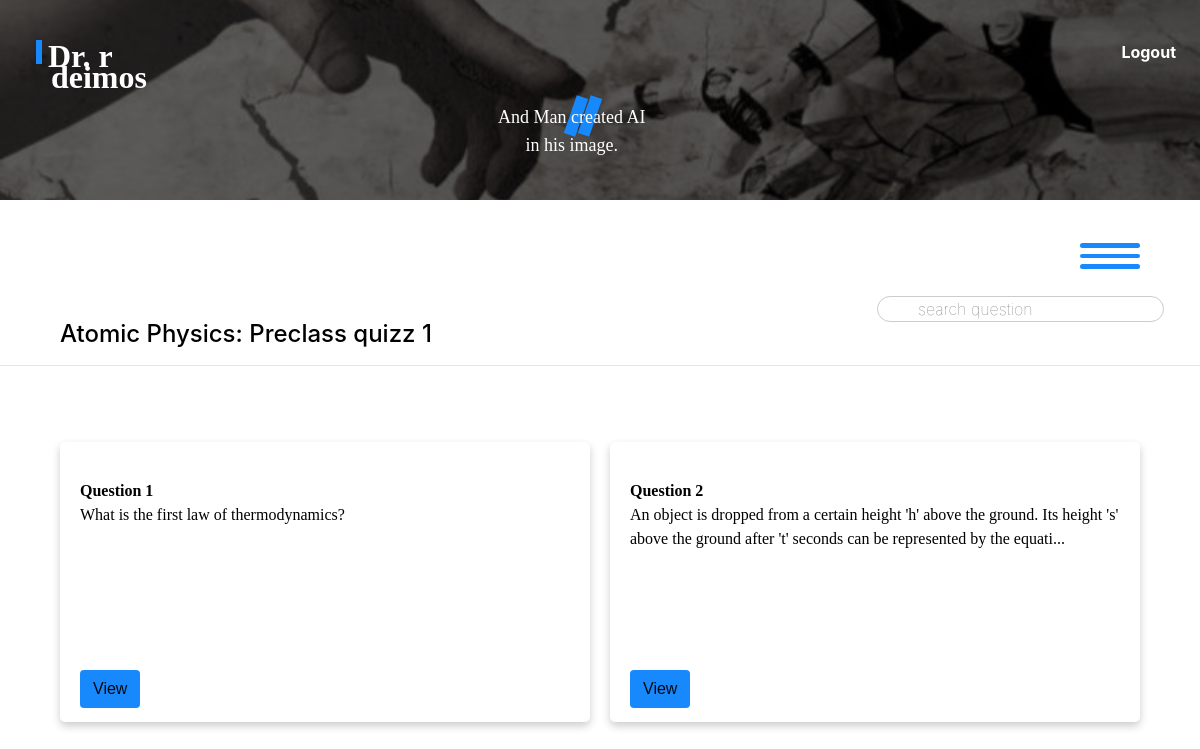
The page /deimos/courses/17/assignments/9 (signed in) on the database its author committed.
### phobos/models.py (models this page shows, shortened)
class Assignment(models.Model):
    name = models.CharField(max_length=30)
    course = models.ForeignKey(Course, on_delete=models.CASCADE, related_name="assignments")
    timestamp = models.DateTimeField(auto_now_add=True)
    due_date = models.DateTimeField(blank=True, null=True)
    assigned_date = models.DateTimeField(blank=True, null=True)
    difficulty_level = models.CharField(
        max_length=10,
        choices=DifficultyChoices.choices,
        default=DifficultyChoices.MEDIUM,
    )
    category = models.CharField(max_length=25, choices=AssignmentChoices.choices,
                                 default = AssignmentChoices.HOMEWORK)

class Course(models.Model):
    name = models.CharField(max_length=100, blank=False, null=False)
    description = models.CharField(max_length=400, default="No description")
    subject = models.CharField(max_length=100,
                                choices=SubjectChoices.choices,
                                default=SubjectChoices.PHYSICS)
    number_of_students = models.IntegerField(blank=True, null=True)
    difficulty_level = models.CharField(
        max_length=10,
        choices=DifficultyChoices.choices,
        default=DifficultyChoices.MEDIUM,
    )
    professors = models.ManyToManyField('Professor', related_name='courses')
    topics = models.ManyToManyField('Topic', related_name='courses')
    timestamp = models.DateTimeField(auto_now_add=True)
    image = models.ImageField(upload_to='phobos/images/course_covers', blank=True, null=True)

class Question(models.Model):
    number = models.CharField(blank=False, null=False, max_length=5)
    text = models.TextField(max_length= 2000, null=False, blank=False)
    assignment = models.ForeignKey(Assignment, null=True, on_delete=models.CASCADE, \
                                   related_name="questions")
    category = models.CharField(max_length=50, null=True, blank=True)
    topic = models.ForeignKey(Topic, on_delete=models.SET_NULL, null=True, blank=True)
    sub_topic = models.ForeignKey(SubTopic, on_delete=models.SET_NULL, null=True, blank=True)
    num_points = models.IntegerField(default=10, validators=[MinValueValidator(0), MaxValueValidator(15)]) # Add lower and upper bound.
    parent_question = models.ForeignKey('self', on_delete=models.CASCADE, null=True, \
                                        blank=True, related_name='sub_questions')
    timestamp = models.DateTimeField(auto_now_add=True)
    difficulty_level = models.CharField(
        max_length=10,
        choices=DifficultyChoices.choices,
        default=DifficultyChoices.MEDIUM,
    )
    answer_type = models.CharField(
        max_length = 30,
        choices = QuestionChoices.choices,
        default = QuestionChoices.STRUCTURAL_TEXT
    )
    max_num_attempts = models.IntegerField(default=5)
    answer = models.CharField(max_length=1000, null=True, blank=True) # TODO: delete this attribute.
    deduct_per_attempt = models.FloatField(default=0.05, blank=True, null=True)
    margin_error = models.FloatField(default=0.03, blank=True, null=True)
    due_date = models.DateTimeField(null=True, blank=True)
    embedding = models.JSONField(null=True, blank=True)  # Field to store encoded representation for search

### deimos/views.py (the view)
@login_required(login_url='astros:login')
def assignment_management(request, assignment_id, course_id=None):
    student = get_object_or_404(Student, pk = request.user.pk)
    assignment = get_object_or_404(Assignment, pk = assignment_id)
    assignment_student, created = AssignmentStudent.objects.get_or_create(student = student, assignment=assignment)
    assignment_student.save()
    """
    is_assigned = AssignmentStudent.objects.filter(student=student, assignment=assignment).exists()
    if not is_assigned:
        return HttpResponseForbidden('You have not be assigned this assignment.')

    """
    questions = Question.objects.filter(assignment = assignment)
    context = {
        "questions": questions,
        "assignment": assignment
    }
    return render(request, "deimos/assignment_management.html", context)

### deimos/templates/deimos/assignment_management.html (shortened to what this page needs)
{% extends 'deimos/layout.html' %}
{% load static %}
{% block body%}
<form action="{% url 'deimos:search_question' %}" method="post" id="search-form">
    <div id="sf-container">
        <input  id="search-field" type="text" name="search_question" placeholder="search question"/>
    </div>
</form>
    <br/>
    <br/>
    <h4>{{assignment.course.name}}: {{assignment.name}}</h4><hr/>
    <ul class="courses course-list">
        {% for question in questions %}
            {% include 'deimos/question_display.html' with question=question assignment_id=assignment.id course_id=assignment.course.id%}
        {% endfor %}
    </ul>
{% endblock %}

### deimos/templates/deimos/question_display.html (shortened to what this page needs)
<li class="question-li course-li" data-question-id="{{ question.id }}">
    <div class="course-section assigment-section">
        <div class="image-container">
        </div>
        <div class="c-text q-text">
            <span class="c-name"><strong>Question {{question.number}}</strong>
            <p class="c-description">{% if question.text|length > 147 %}
                {{ question.text|safe|slice:":147" }}...
            {% else %}
                {{ question.text|safe }}
            {% endif %}</p><br/>
        </div>
    </div>
    <div class="edit-section il">{% csrf_token %}
        <div><a href="{% url 'deimos:answer_question' assignment_id=assignment_id course_id=course_id question_id=question.id%}">
            <button class="btn edit-btn co" data-question-id="{{ question.id}}">View</button></div></a>
    </div>
</li>

### deimos/static/deimos/css/style.css (style rules this page uses)
body.body { background-color: white !important; color:black; padding:0%; }
ul.courses { padding: 5%; }
form { width: 100%; }
#search-field { position: absolute; margin-top: 3vh !important; right: 3vw ; border-radius: 20px !important; border: 1px solid #ccc !important; padding-left: 40px !important; transition: box-shadow 0.3s ease, height 0.5s ease, width 0.5s ease !important; background-color: transparent !important; outline: none !important; font-weight: 100 !important; }
h4 { margin-left: 5%; }
li { list-style-type: none; }
.course-list { display: flex; flex-wrap: wrap; gap: 20px; }
.course-li { font-family:'Nebula', 'Times New Roman', Times, serif; flex: 1 0 calc(33.33% - 20px); height: 60vh; padding: 20px; border-radius: 5px; position:relative; background-color: white; box-shadow: 0 4px 8px rgba(0, 0, 0, 0.2); }
div.course-section { position: relative; height: 70%; }
div.image-container { position: absolute; top: 0; left: 0; height: 85%; width: 100%; overflow: hidden; }
div.c-text { position: absolute; top: 87%; height: 30%; }
.edit-section { bottom: 5%; position: absolute; }
.edit-btn { background-color: rgba(23, 137, 252, 1) !important; transition: background-color 0.2s !important; color: rgba(0,0,0,0.95) !important; font-weight:400 !important; font-family: 'Aileron', sans-serif; }
.question-li { height: 35vh; }
.q-text.c-text { top: 10%; }

### rows shown on the page
Assignment: course.name "Atomic Physics", name "Preclass quizz 1"
Question: number "1", text "What is the first law of thermodynamics?"
Question: number "2", text "An object is dropped from a certain height 'h' above the ground. Its height 's' above the ground after 't' seconds can be represented by the equati"
